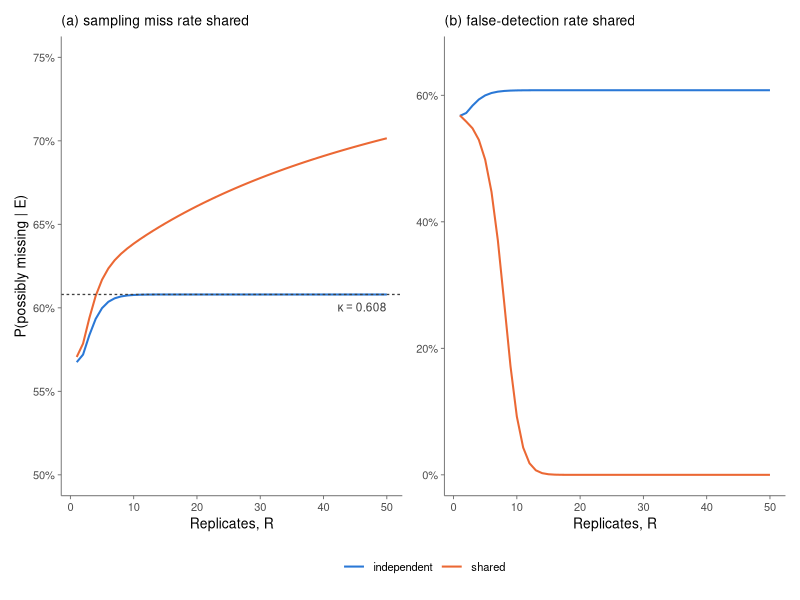
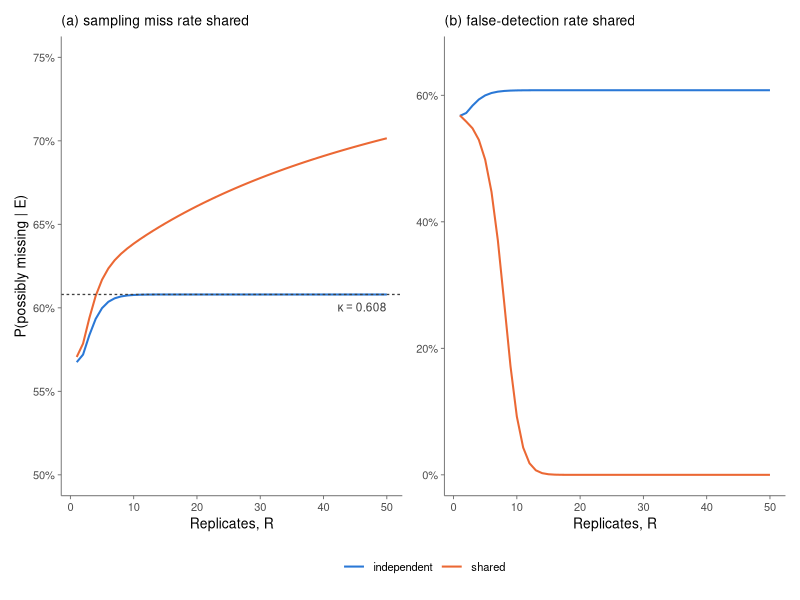

These figures' R source, in order:
## ---------------------------------------------------------------------------
## SI figure: correlated errors between the local observation and the replicates
## Evidence throughout: Yhat = 1, O_l = 0, detection in every replicate (n = R)
## ---------------------------------------------------------------------------

library(ggplot2)
library(patchwork)

eY     <- 0.20      # model error
rho    <- 0.15      # realisation rate
el_fix <- 0.30      # sampling miss rate, when held fixed
f_fix  <- 0.05      # false-detection rate, when held fixed
nu     <- 40        # concentration of the beta distribution over the shared rate
Rs     <- 1:50      # number of replicates

## the eight categories, as (z_Y, z_l, z_r) signatures
sig <- rbind(c(1,1,1), c(1,1,0), c(1,0,1), c(1,0,0),
             c(0,1,1), c(0,1,0), c(0,0,1), c(0,0,0))
rownames(sig) <- c("recurrent", "locally unique", "possibly missing", "phantom",
                   "model-elusive", "weakly-supported", "locally absent",
                   "possibly forbidden")
pm <- 3   # row of possibly missing

## Likelihood of the evidence for each category, vectorised over a grid of rates.
## Directional local axis throughout (Eq. likelihood_dir): a realised link is
## missed at epsilon_l, an absent one is recorded at f.
lik <- function(el, f, R) {
  n  <- max(length(el), length(f))
  el <- rep_len(el, n); f <- rep_len(f, n)
  lmatch <- 1 - f                                   # O_l = 0 matches z_l = 0
  p1 <- rho * (1 - el)
  ## rates for z_r = 1 are conditional on the link being realised in at least
  ## one replicate, so divide by Z = 1-(1-rho)^R (Eqs. erep and cumulative).
  ## rho is common here, so Z does not depend on the drawn rate.
  Z  <- 1 - (1 - rho)^R
  out <- matrix(0, nrow = 8, ncol = n)
  for (i in 1:8) {
    lY <- if (sig[i, 1] == 1) 1 - eY else eY
    lL <- if (sig[i, 2] == 0) lmatch else el
    p  <- if (sig[i, 3] == 1) p1 else f
    out[i, ] <- lY * lL * p^R / (if (sig[i, 3] == 1) Z else 1)
  }
  out
}

## posterior with both rates fixed
post_fixed <- function(el, f, R) {
  L <- lik(el, f, R); as.vector(L / sum(L))
}

## posterior after marginalising over a rate drawn once per link
grid <- (seq_len(20000) - 0.5) / 20000
post_shared <- function(R, w, el = el_fix, f = f_fix) {
  tot <- as.vector(lik(el, f, R) %*% w)
  tot / sum(tot)
}

## ---- (a) detectability u = 1 - epsilon_l drawn once per link ----------------
u_bar <- 1 - el_fix
al    <- u_bar * nu ; bl <- (1 - u_bar) * nu
w_u   <- dbeta(grid, al, bl)
a_ind <- sapply(Rs, function(R) post_fixed(el_fix, f_fix, R)[pm])
a_sha <- sapply(Rs, function(R) post_shared(R, w_u, el = 1 - grid, f = f_fix)[pm])

## closed form of the two replacements in Eq. (corr_el), valid when n = R
post_closed <- function(n) {
  prod_u <- prod((al + seq_len(n) - 1) / (al + bl + seq_len(n) - 1))
  out <- numeric(8)
  for (i in 1:8) {
    lY   <- if (sig[i, 1] == 1) 1 - eY else eY
    el_t <- bl / (al + bl + n * sig[i, 3])              # miss rate, updated only if z_r = 1
    lL   <- if (sig[i, 2] == 0) 1 - f_fix else el_t     # absent locally: f, untouched
    Pc   <- if (sig[i, 3] == 1) rho^n * prod_u / (1 - (1 - rho)^n) else f_fix^n
    out[i] <- lY * lL * Pc
  }
  out / sum(out)
}
stopifnot(max(abs(a_sha - sapply(Rs, function(R) post_closed(R)[pm]))) < 1e-6)

## ---- (b) false-detection rate f drawn once per link -------------------------
w_f   <- dbeta(grid, f_fix * nu, (1 - f_fix) * nu)
b_ind <- sapply(Rs, function(R) post_fixed(el_fix, f_fix, R)[pm])
b_sha <- sapply(Rs, function(R) post_shared(R, w_f, el = el_fix, f = grid)[pm])

kappa <- (1 - eY) * (1 - f_fix) / ((1 - f_fix) + el_fix)   # 0.608

dat <- rbind(
  data.frame(panel = "a", R = Rs, errors = "independent", p = a_ind),
  data.frame(panel = "a", R = Rs, errors = "shared",      p = a_sha),
  data.frame(panel = "b", R = Rs, errors = "independent", p = b_ind),
  data.frame(panel = "b", R = Rs, errors = "shared",      p = b_sha))
dat$errors <- factor(dat$errors, levels = c("independent", "shared"))

cols <- c(independent = "#2a78d6", shared = "#eb6834")
pct  <- function(x) paste0(round(100 * x), "%")

base <- theme_classic(base_size = 10) +
  theme(legend.position   = "bottom",
        legend.title      = element_blank(),
        legend.key.width  = unit(18, "pt"),
        plot.title        = element_text(size = 10, hjust = 0),
        axis.line         = element_line(colour = "grey40", linewidth = 0.3),
        axis.ticks        = element_line(colour = "grey40", linewidth = 0.3))

## the dashed rule is drawn AFTER the curves: the independent curve rises to
## kappa, so a rule drawn underneath it is hidden by the blue line at large R
pa <- ggplot(subset(dat, panel == "a"), aes(R, p, colour = errors)) +
  geom_line(linewidth = 0.7) +
  geom_hline(yintercept = kappa, linetype = "22",
             colour = "grey25", linewidth = 0.45) +
  annotate("text", x = max(Rs), y = kappa, label = "kappa == 0.608", parse = TRUE,
           hjust = 1, vjust = 1.9, size = 3, colour = "grey25") +
  scale_colour_manual(values = cols) +
  scale_y_continuous(limits = c(0.50, 0.75), labels = pct) +
  labs(title = "(a) sampling miss rate shared",
       x = "Replicates, R", y = "P(possibly missing | E)") + base

pb <- ggplot(subset(dat, panel == "b"), aes(R, p, colour = errors)) +
  geom_line(linewidth = 0.7) +
  scale_colour_manual(values = cols) +
  scale_y_continuous(limits = c(0, 0.66), labels = pct) +
  labs(title = "(b) false-detection rate shared",
       x = "Replicates, R", y = NULL) + base

fig <- pa + pb + plot_layout(guides = "collect") &
  theme(legend.position = "bottom")

ggsave("correlation.pdf", fig, width = 7.2, height = 3.2)
ggsave("correlation.png", fig, width = 7.2, height = 3.2, dpi = 300)
